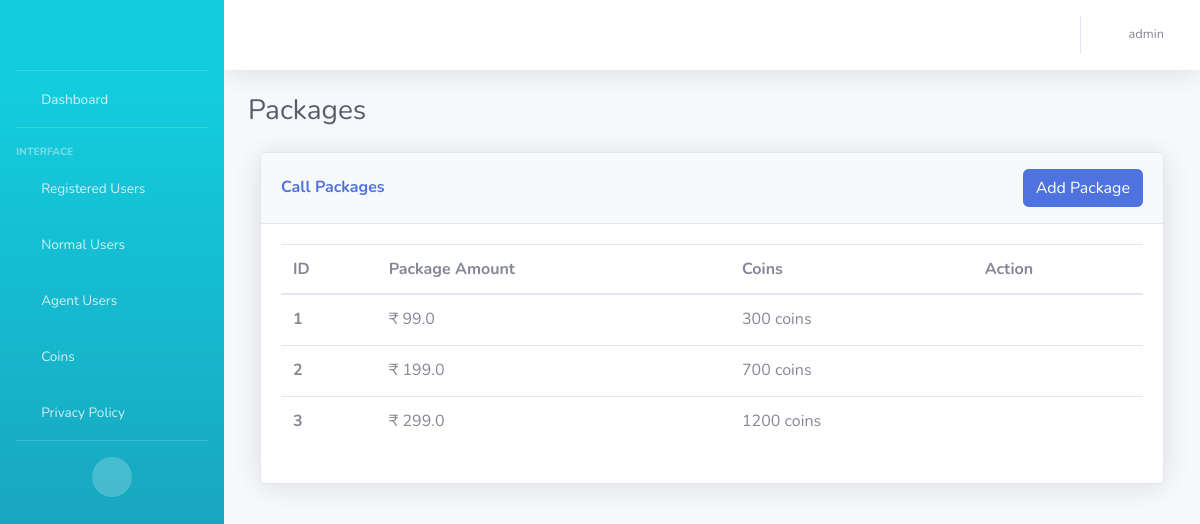
The app's page /coin_package (signed in) with its own data.
### koodeapp/models.py (models this page shows)
class CallPackageModel(models.Model):
    coin_id = models.AutoField(primary_key=True)
    package_price = models.FloatField()
    total_coins = models.IntegerField()

### koodeapp/views.py (the view)
# urls.py: path('coin_package', views.coin_package, name='coin_package'),  # Page for viewing all coin packages
def coin_package(request):
    username = request.session.get('user', None)
    if username is None:
        return redirect('/login')
    coins = CallPackageModel.objects.all()
    return render(request, 'coin_package.html', {'coins': coins, 'username': username})

### templates/coin_package.html (shortened to what this page needs)
{% extends 'base.html' %}
{% block content %}
    <div class="container-fluid">
        <div class="d-sm-flex align-items-center justify-content-between mb-4">
            <h1 class="h3 mb-0 text-gray-800">Packages</h1>
        </div>
        <div>
            <div class="col">
                <div class="card shadow mb-4">
                    <div
                        class="card-header py-3 d-flex flex-row align-items-center justify-content-between">
                        <h6 class="m-0 font-weight-bold text-primary">Call Packages</h6>
                        <a href="{% url 'add_package' %}" class="btn btn-primary">Add Package</a>
                    </div>
                    <div class="card-body">
                        <div class="table-responsive">
                            <table class="table table-hover all-users">
                              <thead>
                                <tr>
                                  <th scope="col">ID</th>
                                  <th scope="col">Package Amount</th>
                                  <th scope="col">Coins</th>
                                  <th scope="col">Action</th>
                                </tr>
                              </thead>
                              <tbody>
                              {% for coin in coins %}
                                <tr>
                                  <th scope="row">{{ forloop.counter }}</th>
                                  <td>₹ {{coin.package_price}}</td>
                                  <td>{{coin.total_coins}} coins</td>
                                  <td>
                                    <form method="POST" action="{% url 'delete_coin_package' coin.coin_id %}" style="display: inline;">
                                        <button type="submit" style="background: none; border: none; cursor: pointer;">
                                            <i class="fas fa-trash" style="color: grey;"></i>
                                        </button>
                                    </form>
                                </td>
                                </tr>
                              {% endfor %}
                              </tbody>
                            </table>
                        </div>
                    </div>
                </div>
            </div>
        </div>
    </div>
{% endblock %}

### records on screen
CallPackageModel: package_price "99.0", total_coins "300"
CallPackageModel: package_price "199.0", total_coins "700"
CallPackageModel: package_price "299.0", total_coins "1200"

### other values on screen
{{ username }} "admin"
